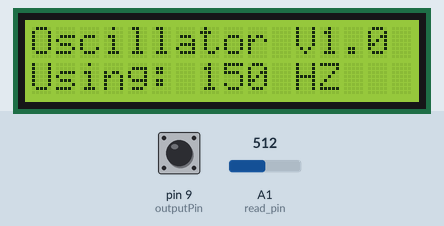
Bench run of a sketch on a simulated Arduino Uno, built with avr-gcc and run on an emulated ATmega328P. On the bench: 16×2 character LCD. The test bench sets the inputs (shaded band); at power-on: A1 (read_pin) = 512, pin 9 (outputPin) HIGH. What the sketch prints to the serial monitor is not drawn.

Above: at 1.2 s.
1.3 s: A1 (read_pin) set to 37
At 2.3 s:
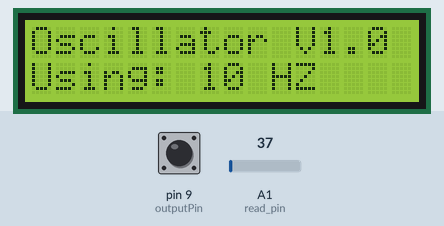
2.8 s: A1 (read_pin) set to 31
At 3.4 s:
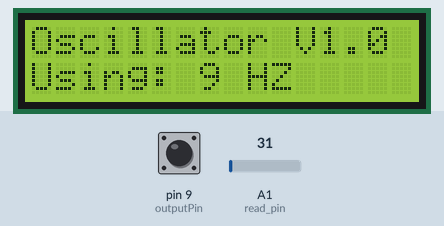
4.3 s: A1 (read_pin) set to 0
At 4.6 s:
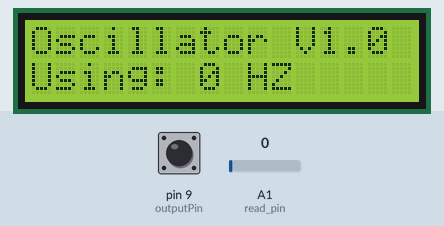
Timing chart, 0 to 7.3 s (numbered marks = the images above; inputs shaded):
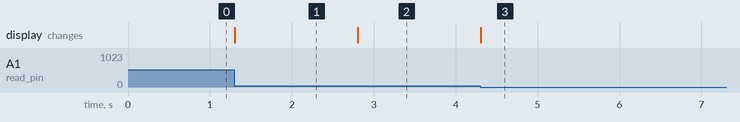

Measured:
- after the input at 1.3 s, the display: changes at once (image 1)
- after the input at 2.8 s, the display: changes at once (image 2)
- after the input at 4.3 s, the display: changes at once (image 3)

The sketch:

Oscillator.ino
```cpp
#include <LiquidCrystal.h>
#include <TimerOne.h>

//sudo chmod a+rw /dev/ttyUSB0

LiquidCrystal lcd(7, 6, 5, 4, 3, 2);
const int read_pin = A1;
int max_oscillation = 300;
int old_freq=0;
const int outputPin = 9; // Pin to output the square wave

void togglePin() {
  digitalWrite(outputPin, digitalRead(outputPin) ^ 1); // Toggle the output pin
}

void setup() {
  lcd.begin(16, 2);
  Timer1.initialize(500); // Set the period in microseconds
  Timer1.attachInterrupt(togglePin); // Attach the interrupt service routine
  pinMode(read_pin, INPUT);
  lcd.print("Oscillator V1.0");
  Serial.begin(9600);
}

void loop() {
  lcd.setCursor(0, 1);
  int value = analogRead(read_pin);
  int frequency = map(value, 0, 1023, 0, max_oscillation);
  lcd.print ("Using: ");
  lcd.print(frequency);
  lcd.print (" HZ ");
  if (abs(frequency-old_freq)>=5) {
    int period = 1000000 / frequency; // Period in microseconds
    Timer1.setPeriod(period);
    Serial.print("[");
    Serial.print(millis());
    Serial.print("] ");
    Serial.print("Updated timer frequency to ");
    Serial.print(frequency);
    Serial.println(" HZ!");
    old_freq=frequency;
  }
}
```
